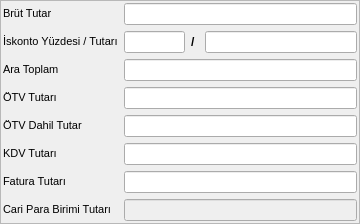
    <widget class="QFrame" name="frame">
     <property name="frameShape">
      <enum>QFrame::StyledPanel</enum>
     </property>
     <property name="frameShadow">
      <enum>QFrame::Raised</enum>
     </property>
     <layout class="QGridLayout" name="gridLayout_12">
      <property name="margin">
       <number>2</number>
      </property>
      <item row="0" column="0">
       <layout class="QGridLayout" name="gridLayout_3">
        <item row="0" column="0">
         <widget class="QLabel" name="label_brut_tutar">
          <property name="sizePolicy">
           <sizepolicy hsizetype="Fixed" vsizetype="Fixed">
            <horstretch>0</horstretch>
            <verstretch>0</verstretch>
           </sizepolicy>
          </property>
          <property name="font">
           <font>
            <pointsize>8</pointsize>
           </font>
          </property>
          <property name="text">
           <string>Brüt Tutar</string>
          </property>
          <property name="alignment">
           <set>Qt::AlignLeading|Qt::AlignLeft|Qt::AlignVCenter</set>
          </property>
         </widget>
        </item>
        <item row="0" column="1">
         <widget class="QCommaEdit" name="commaEdit_brut_tutar">
          <property name="sizePolicy">
           <sizepolicy hsizetype="Expanding" vsizetype="Fixed">
            <horstretch>0</horstretch>
            <verstretch>0</verstretch>
           </sizepolicy>
          </property>
          <property name="focusPolicy">
           <enum>Qt::NoFocus</enum>
          </property>
          <property name="whatsThis">
           <string>Sayilari formatina(Or:1,000,234.50) donusturur. </string>
          </property>
          <property name="readOnly">
           <bool>true</bool>
          </property>
          <property name="QCommaEdit" stdset="0">
           <rect>
            <x>0</x>
            <y>0</y>
            <width>100</width>
            <height>100</height>
           </rect>
          </property>
         </widget>
        </item>
        <item row="3" column="0">
         <widget class="QLabel" name="label_otv_tutari">
          <property name="sizePolicy">
           <sizepolicy hsizetype="Fixed" vsizetype="Fixed">
            <horstretch>0</horstretch>
            <verstretch>0</verstretch>
           </sizepolicy>
          </property>
          <property name="font">
           <font>
            <pointsize>8</pointsize>
           </font>
          </property>
          <property name="text">
           <string>ÖTV Tutarı</string>
          </property>
          <property name="alignment">
           <set>Qt::AlignLeading|Qt::AlignLeft|Qt::AlignVCenter</set>
          </property>
         </widget>
        </item>
        <item row="3" column="1">
         <widget class="QCommaEdit" name="commaEdit_isk_sonrasi_otv_tutari">
          <property name="sizePolicy">
           <sizepolicy hsizetype="Expanding" vsizetype="Fixed">
            <horstretch>0</horstretch>
            <verstretch>0</verstretch>
           </sizepolicy>
          </property>
          <property name="focusPolicy">
           <enum>Qt::NoFocus</enum>
          </property>
          <property name="whatsThis">
           <string>Sayilari formatina(Or:1,000,234.50) donusturur. </string>
          </property>
          <property name="readOnly">
           <bool>true</bool>
          </property>
          <property name="QCommaEdit" stdset="0">
           <rect>
            <x>0</x>
            <y>0</y>
            <width>100</width>
            <height>100</height>
           </rect>
          </property>
         </widget>
        </item>
        <item row="4" column="0">
         <widget class="QLabel" name="label_otv_dahil_tutar">
          <property name="sizePolicy">
           <sizepolicy hsizetype="Fixed" vsizetype="Fixed">
            <horstretch>0</horstretch>
            <verstretch>0</verstretch>
           </sizepolicy>
          </property>
          <property name="font">
           <font>
            <pointsize>8</pointsize>
           </font>
          </property>
          <property name="text">
           <string>ÖTV Dahil Tutar</string>
          </property>
          <property name="alignment">
           <set>Qt::AlignLeading|Qt::AlignLeft|Qt::AlignVCenter</set>
          </property>
         </widget>
        </item>
        <item row="4" column="1">
         <widget class="QCommaEdit" name="commaEdit_isk_sonrasi_otv_dahil_tutar">
          <property name="sizePolicy">
           <sizepolicy hsizetype="Expanding" vsizetype="Fixed">
            <horstretch>0</horstretch>
            <verstretch>0</verstretch>
           </sizepolicy>
          </property>
          <property name="focusPolicy">
           <enum>Qt::NoFocus</enum>
          </property>
          <property name="whatsThis">
           <string>Sayilari formatina(Or:1,000,234.50) donusturur. </string>
          </property>
          <property name="readOnly">
           <bool>true</bool>
          </property>
          <property name="QCommaEdit" stdset="0">
           <rect>
            <x>0</x>
            <y>0</y>
            <width>100</width>
            <height>100</height>
           </rect>
          </property>
         </widget>
        </item>
        <item row="5" column="0">
         <widget class="QLabel" name="label_kdv_tutari">
          <property name="sizePolicy">
           <sizepolicy hsizetype="Fixed" vsizetype="Fixed">
            <horstretch>0</horstretch>
            <verstretch>0</verstretch>
           </sizepolicy>
          </property>
          <property name="font">
           <font>
            <pointsize>8</pointsize>
           </font>
          </property>
          <property name="text">
           <string>KDV Tutarı</string>
          </property>
          <property name="alignment">
           <set>Qt::AlignLeading|Qt::AlignLeft|Qt::AlignVCenter</set>
          </property>
         </widget>
        </item>
        <item row="5" column="1">
         <widget class="QCommaEdit" name="commaEdit_isk_sonrasi_kdv_tutari">
          <property name="sizePolicy">
           <sizepolicy hsizetype="Expanding" vsizetype="Fixed">
            <horstretch>0</horstretch>
            <verstretch>0</verstretch>
           </sizepolicy>
          </property>
          <property name="focusPolicy">
           <enum>Qt::NoFocus</enum>
          </property>
          <property name="whatsThis">
           <string>Sayilari formatina(Or:1,000,234.50) donusturur. </string>
          </property>
          <property name="readOnly">
           <bool>true</bool>
          </property>
          <property name="QCommaEdit" stdset="0">
           <rect>
            <x>0</x>
            <y>0</y>
            <width>100</width>
            <height>100</height>
           </rect>
          </property>
         </widget>
        </item>
        <item row="6" column="0">
         <widget class="QLabel" name="label_fatura_tutari">
          <property name="sizePolicy">
           <sizepolicy hsizetype="Fixed" vsizetype="Fixed">
            <horstretch>0</horstretch>
            <verstretch>0</verstretch>
           </sizepolicy>
          </property>
          <property name="font">
           <font>
            <pointsize>8</pointsize>
           </font>
          </property>
          <property name="text">
           <string>Fatura Tutarı</string>
          </property>
          <property name="alignment">
           <set>Qt::AlignLeading|Qt::AlignLeft|Qt::AlignVCenter</set>
          </property>
         </widget>
        </item>
        <item row="6" column="1">
         <widget class="QCommaEdit" name="commaEdit_fatura_tutari">
          <property name="sizePolicy">
           <sizepolicy hsizetype="Expanding" vsizetype="Fixed">
            <horstretch>0</horstretch>
            <verstretch>0</verstretch>
           </sizepolicy>
          </property>
          <property name="focusPolicy">
           <enum>Qt::TabFocus</enum>
          </property>
          <property name="whatsThis">
           <string>Sayilari formatina(Or:1,000,234.50) donusturur. </string>
          </property>
          <property name="readOnly">
           <bool>true</bool>
          </property>
          <property name="QCommaEdit" stdset="0">
           <rect>
            <x>0</x>
            <y>0</y>
            <width>100</width>
            <height>100</height>
           </rect>
          </property>
         </widget>
        </item>
        <item row="1" column="0">
         <widget class="QLabel" name="label_iskonto">
          <property name="sizePolicy">
           <sizepolicy hsizetype="Fixed" vsizetype="Fixed">
            <horstretch>0</horstretch>
            <verstretch>0</verstretch>
           </sizepolicy>
          </property>
          <property name="font">
           <font>
            <pointsize>8</pointsize>
           </font>
          </property>
          <property name="text">
           <string>İskonto Yüzdesi / Tutarı</string>
          </property>
         </widget>
        </item>
        <item row="1" column="1">
         <layout class="QHBoxLayout" name="horizontalLayout_3" stretch="8,1,20">
          <item>
           <widget class="QCommaEdit" name="commaEdit_iskonto_yuzdesi">
            <property name="focusPolicy">
             <enum>Qt::StrongFocus</enum>
            </property>
            <property name="toolTip">
             <string>İskonto yüzdesini giriniz</string>
            </property>
            <property name="whatsThis">
             <string>Sayilari formatina(Or:1,000,234.50) donusturur. </string>
            </property>
            <property name="QCommaEdit" stdset="0">
             <rect>
              <x>0</x>
              <y>0</y>
              <width>100</width>
              <height>100</height>
             </rect>
            </property>
           </widget>
          </item>
          <item>
           <widget class="QLabel" name="label_iskonto_yuzdesi">
            <property name="sizePolicy">
             <sizepolicy hsizetype="Expanding" vsizetype="Fixed">
              <horstretch>0</horstretch>
              <verstretch>0</verstretch>
             </sizepolicy>
            </property>
            <property name="font">
             <font>
              <pointsize>9</pointsize>
              <weight>75</weight>
              <bold>true</bold>
             </font>
            </property>
            <property name="text">
             <string>/</string>
            </property>
           </widget>
          </item>
          <item>
           <widget class="QCommaEdit" name="commaEdit_iskonto_tutari">
            <property name="focusPolicy">
             <enum>Qt::StrongFocus</enum>
            </property>
            <property name="toolTip">
             <string>İskonto Tutarını giriniz</string>
            </property>
            <property name="whatsThis">
             <string>Sayilari formatina(Or:1,000,234.50) donusturur. </string>
            </property>
            <property name="QCommaEdit" stdset="0">
             <rect>
              <x>0</x>
              <y>0</y>
              <width>100</width>
              <height>100</height>
             </rect>
            </property>
           </widget>
          </item>
         </layout>
        </item>
        <item row="2" column="0">
         <widget class="QLabel" name="label_ara_toplam">
          <property name="sizePolicy">
           <sizepolicy hsizetype="Fixed" vsizetype="Fixed">
            <horstretch>0</horstretch>
            <verstretch>0</verstretch>
           </sizepolicy>
          </property>
          <property name="font">
           <font>
            <pointsize>8</pointsize>
           </font>
          </property>
          <property name="text">
           <string>Ara Toplam</string>
          </property>
         </widget>
        </item>
        <item row="2" column="1">
         <widget class="QCommaEdit" name="commaEdit_ara_toplam">
          <property name="focusPolicy">
           <enum>Qt::NoFocus</enum>
          </property>
          <property name="whatsThis">
           <string>Sayilari formatina(Or:1,000,234.50) donusturur. </string>
          </property>
          <property name="readOnly">
           <bool>true</bool>
          </property>
          <property name="QCommaEdit" stdset="0">
           <rect>
            <x>0</x>
            <y>0</y>
            <width>100</width>
            <height>100</height>
           </rect>
          </property>
         </widget>
        </item>
        <item row="7" column="0">
         <widget class="QLabel" name="label_cari_para_birimi_tutari">
          <property name="sizePolicy">
           <sizepolicy hsizetype="Fixed" vsizetype="Fixed">
            <horstretch>0</horstretch>
            <verstretch>0</verstretch>
           </sizepolicy>
          </property>
          <property name="font">
           <font>
            <pointsize>8</pointsize>
           </font>
          </property>
          <property name="text">
           <string>Cari Para Birimi Tutarı</string>
          </property>
          <property name="alignment">
           <set>Qt::AlignLeading|Qt::AlignLeft|Qt::AlignVCenter</set>
          </property>
         </widget>
        </item>
        <item row="7" column="1">
         <widget class="QCommaEdit" name="commaEdit_cari_para_birimi_tutari">
          <property name="enabled">
           <bool>false</bool>
          </property>
          <property name="focusPolicy">
           <enum>Qt::NoFocus</enum>
          </property>
          <property name="whatsThis">
           <string>Sayilari formatina(Or:1,000,234.50) donusturur. </string>
          </property>
          <property name="QCommaEdit" stdset="0">
           <rect>
            <x>0</x>
            <y>0</y>
            <width>100</width>
            <height>100</height>
           </rect>
          </property>
         </widget>
        </item>
       </layout>
      </item>
     </layout>
    </widget>
